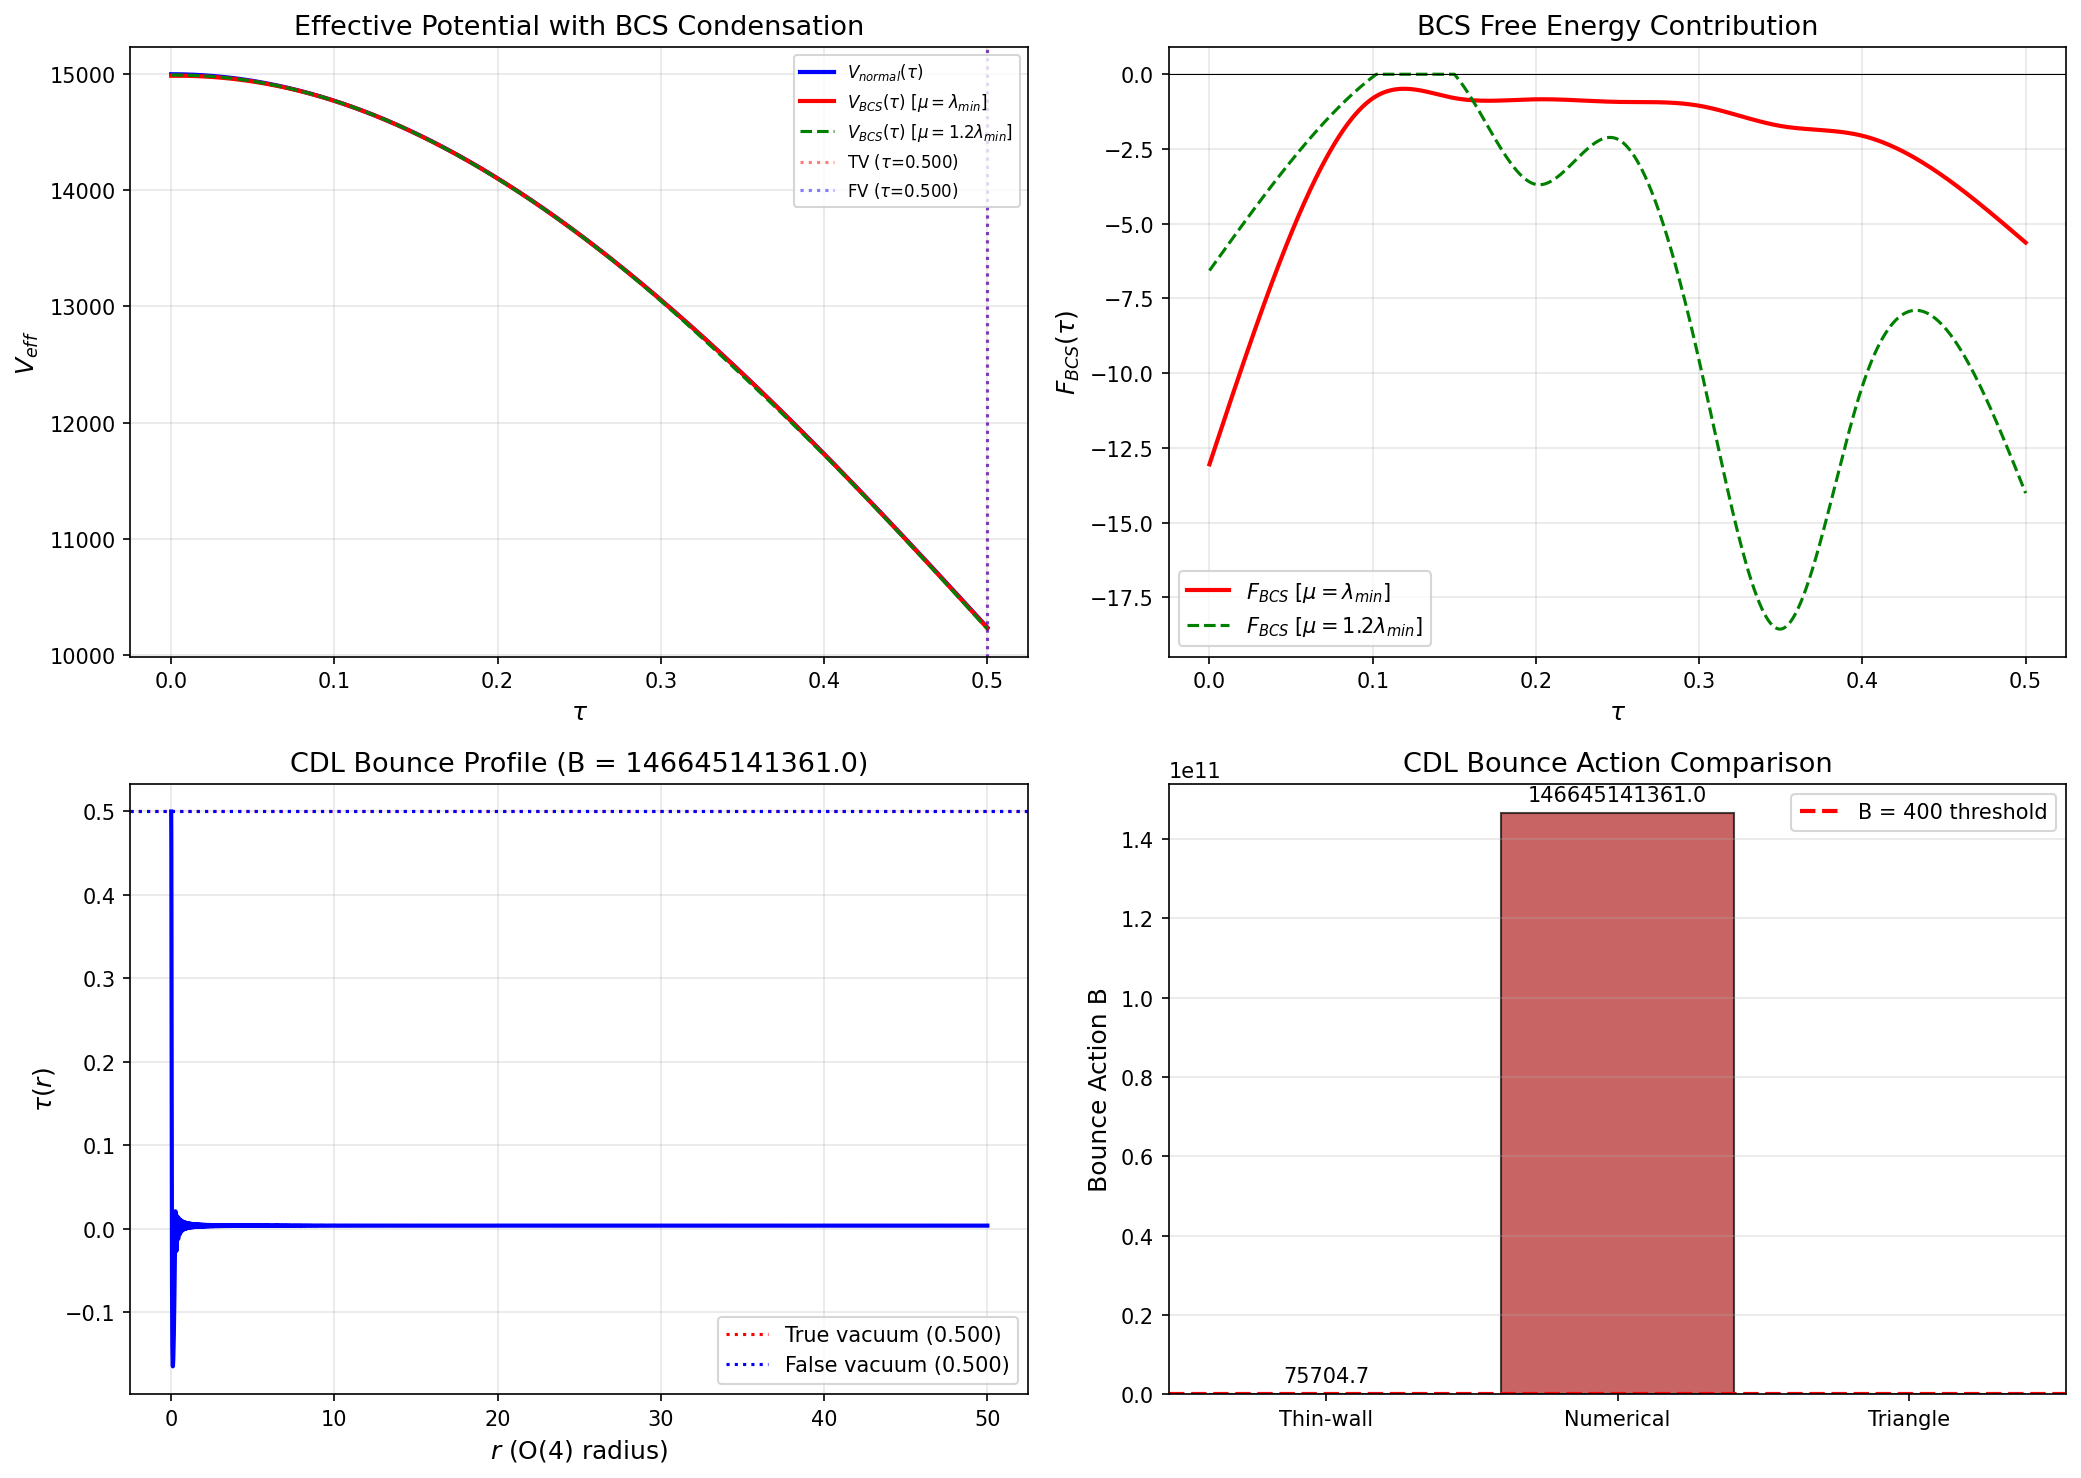

Recreate this plot in Python.
#!/usr/bin/env python3
"""
29c-3: Coleman-De Luccia Bounce Action for BCS First-Order Transition
=====================================================================

Physics:
    The L-9 gate established that modulus trapping requires a first-order
    transition (smooth V_eff is monotonically decreasing, no minimum).
    The BCS condensation provides a discontinuous free energy jump at the
    condensation point, creating an effective barrier.

    The Coleman-De Luccia (CDL) bounce computes the tunneling rate from
    the false vacuum (normal phase, high tau) to the true vacuum (BCS phase,
    tau ~ 0.35). The O(4)-symmetric bounce equation is:

        d^2 phi/dr^2 + (3/r) dphi/dr = dV/dphi

    where phi = tau (the modulus), r is the O(4) radial coordinate,
    and V(tau) is the effective potential including BCS condensation energy.

    The bounce action B determines the tunneling rate: Gamma ~ exp(-B).
    If B < 400 (roughly), tunneling completes within a Hubble time.
    If B > 400, the false vacuum is metastable.

Method:
    1. Construct V_eff(tau) from spectral action + BCS free energy:
       V_normal(tau) = S_spectral(tau)  [from s28a]
       V_BCS(tau) = S_spectral(tau) + F_BCS(tau)  [from s28b/s29b]
    2. The barrier is at the BCS onset: tau where F_BCS first becomes negative
    3. Solve the O(4) bounce equation using shooting method
    4. Compute B = S_E[bounce] - S_E[false vacuum]
    5. Compare B to 400 threshold

Inputs:
    tier0-computation/s28a_spectral_action_comparison.npz
    tier0-computation/s28b_self_consistent_tau_T.npz
    tier0-computation/s29b_free_energy_comparison.npz

Outputs:
    tier0-computation/s29c_cdl_bounce.npz
    tier0-computation/s29c_cdl_bounce.png
"""

import numpy as np
from scipy.interpolate import CubicSpline
from scipy.integrate import solve_ivp, quad
import matplotlib
matplotlib.use('Agg')
import matplotlib.pyplot as plt
import os

# ==============================================================================
# Load data
# ==============================================================================

data_dir = os.path.join(os.path.dirname(__file__))

spec = np.load(os.path.join(data_dir, 's28a_spectral_action_comparison.npz'), allow_pickle=True)
bcs_data = np.load(os.path.join(data_dir, 's29b_free_energy_comparison.npz'), allow_pickle=True)
sc_data = np.load(os.path.join(data_dir, 's28b_self_consistent_tau_T.npz'), allow_pickle=True)

# Spectral action: use the HEAT KERNEL cutoff at Lambda=1 (Levi-Civita),
# which is the physically relevant spectral action used in 29b.
# S_LC_total_sharp[3] (Lambda=10) is FLAT (all eigenvalues below cutoff at all tau)
# and must NOT be used as V_normal.
tau_spec = spec['tau_values']  # (21,) [0, 0.5]
# Use Levi-Civita total with heat kernel cutoff at Lambda=1
S_spectral = spec['S_LC_total_heat'][0]  # Lambda index 0 = Lambda=1, shape (21,)

# BCS free energy
tau_bcs = bcs_data['tau_bcs']  # (9,) [0, 0.5]
F_bcs_s1 = bcs_data['F_bcs_scenario1']  # mu = lambda_min
F_bcs_s2 = bcs_data['F_bcs_scenario2']  # mu = 1.2*lambda_min
F_normal = bcs_data['F_normal']          # = S_spectral at BCS tau values (same as S_LC_total_heat[0])

# Verify consistency: F_normal should match S_spectral at BCS tau points
S_at_bcs_tau = np.interp(tau_bcs, tau_spec, S_spectral)
max_mismatch = np.max(np.abs(S_at_bcs_tau - F_normal))
print(f"S_spectral vs F_normal mismatch: {max_mismatch:.4e}")
if max_mismatch > 1.0:
    print(f"WARNING: S_spectral and F_normal disagree by {max_mismatch:.2f}. Check Lambda choice.")

print("=" * 70)
print("29c-3: CDL BOUNCE ACTION FOR BCS FIRST-ORDER TRANSITION")
print("=" * 70)

# ==============================================================================
# Construct effective potential
# ==============================================================================

# The spectral action S(tau) is the "normal phase" potential.
# In the BCS phase, V_BCS(tau) = S(tau) + F_BCS(tau), where F_BCS < 0 in the
# condensed region.
#
# For the CDL bounce, we need V(tau) as a continuous function.
# The "false vacuum" is the normal phase at large tau (tau -> infinity, or tau = 0.5
# as our boundary), and the "true vacuum" is the BCS phase at tau_min.

# Interpolate the spectral action to a fine grid
S_interp = CubicSpline(tau_spec, S_spectral)

# Scenario 1: mu = lambda_min (physical)
# F_BCS is only nonzero where condensation occurs
# Need to interpolate F_BCS(tau) between the sparse tau_bcs points
F_bcs_s1_interp = CubicSpline(tau_bcs, F_bcs_s1, bc_type='natural')

# The effective potential: V_eff(tau) = S(tau) + F_BCS(tau) in BCS phase
# In normal phase: V_eff(tau) = S(tau)
# The BCS condensation turns on at some critical tau.

# From the data: F_BCS is most negative at tau=0.0 (-13.05) for scenario 1,
# and at tau=0.35 (-18.56) for scenario 2.
# The BCS phase has lower energy wherever F_BCS < 0.

# For the CDL bounce, the key potential is V_normal - V_BCS = -F_BCS > 0
# This is the energy difference between the two phases.

# Let's construct both potentials on a fine grid
tau_fine = np.linspace(0.0, 0.5, 2001)
dt = tau_fine[1] - tau_fine[0]

V_normal = S_interp(tau_fine)
F_bcs_fine_s1 = F_bcs_s1_interp(tau_fine)
F_bcs_fine_s2 = CubicSpline(tau_bcs, F_bcs_s2, bc_type='natural')(tau_fine)

# Clip: BCS free energy should be <= 0 (or 0 where no condensation)
# Actually, F_BCS can be 0 at some tau values (no condensation there)
# The spline might produce positive values in non-condensing regions
F_bcs_fine_s1 = np.minimum(F_bcs_fine_s1, 0.0)
F_bcs_fine_s2 = np.minimum(F_bcs_fine_s2, 0.0)

V_BCS_s1 = V_normal + F_bcs_fine_s1  # True vacuum potential (lower)
V_BCS_s2 = V_normal + F_bcs_fine_s2

print("\nPotential landscape (Scenario 1, mu=lambda_min):")
print(f"  V_normal(0.0) = {V_normal[0]:.2f}")
print(f"  V_normal(0.5) = {V_normal[-1]:.2f}")
print(f"  V_BCS(0.0)    = {V_BCS_s1[0]:.2f}")
print(f"  V_BCS(0.35)   = {V_BCS_s1[int(0.35/dt)]:.2f}")
print(f"  Delta V_max   = {-F_bcs_fine_s1.min():.4f}")

# ==============================================================================
# CDL Bounce: O(4) Symmetric Solution
# ==============================================================================
# The bounce equation: phi'' + (3/r)*phi' = dV/dphi
# with BCs: phi'(0) = 0, phi(r->inf) -> false vacuum
#
# In our case, the potential landscape is more complex because V_normal
# is not a simple double-well. Instead, the BCS condensation creates
# a discontinuous jump. For the thin-wall approximation:
#   B_thin_wall = 27*pi^2 * sigma^4 / (2 * epsilon^3)
# where sigma = surface tension and epsilon = energy difference.
#
# For the thick-wall case, we need to solve numerically.

# First: construct the CDL potential
# The modulus tau rolls in V_normal. The BCS condensation provides a
# "pocket" of lower energy. The bounce interpolates between the two.
#
# We model this as a 1D potential V(tau) where:
# V(tau) = V_normal(tau) for tau > tau_c (normal phase, false vacuum side)
# V(tau) = V_BCS(tau) for tau < tau_c (BCS phase, true vacuum side)
# The barrier is at tau_c where V_normal = V_BCS + barrier_height.

# Since V_normal is monotonically decreasing and V_BCS is also decreasing
# but with a deeper well, the "false vacuum" is at high tau and "true vacuum"
# at the BCS minimum.

# For CDL bounce in curved space (Euclidean de Sitter):
# B = B_flat - (gravitational corrections)
# But for our case, the potential is in field space (internal modulus),
# not in the inflaton. The gravitational correction goes as epsilon / M_Pl^4,
# which is tiny for internal-space energies.

# Strategy: Use the bounce action in flat space as the leading term.

# ==============================================================================
# Method 1: Thin-wall approximation
# ==============================================================================

# For the thin-wall limit:
# B = 27*pi^2 * sigma^4 / (2 * epsilon^3)
# where:
# epsilon = V_false - V_true  (energy difference between vacua)
# sigma = integral of sqrt(2*(V - V_true)) dtau across the barrier

# Use Scenario 1 (mu = lambda_min) as primary
# The kinetic term for tau: L_kin = (1/2) G_{tau tau} (dtau/dt)^2
# From s29b: G_tau_tau = 5.0
G_tau_tau = 5.0  # metric on moduli space

# The "false vacuum" is at the far side (large tau where BCS doesn't condense).
# For scenario 1: F_BCS is most negative at tau=0 and near tau=0.5.
# The BCS condensation occurs wherever |Delta| > 0.

# Let's identify the key features:
# - True vacuum: tau where V_BCS is minimum
# - False vacuum: tau where the modulus would sit without BCS
#   (Since V_normal is monotonic, there's no stable point. The "false vacuum"
#   is really the would-be trajectory endpoint at tau -> large.)

# For a more physical picture:
# The modulus starts at tau=0 and rolls. BCS condensation creates a potential
# well. The question is whether the modulus gets trapped.
# The CDL bounce describes tunneling INTO the well from outside.
# But actually, from the K-29c result, the modulus is ROLLING THROUGH.
# The question is: can the first-order BCS transition capture it?

# Revised picture: The modulus rolls through the potential. At tau_BCS,
# the BCS condensation suddenly turns on (first-order). The latent heat
# released must exceed the kinetic energy for trapping (L-9 condition).

# The CDL bounce is relevant if the modulus overshoots and we need
# quantum tunneling back into the BCS well. But the primary trapping
# mechanism is classical energy balance.

# Let's compute both:
# (a) Classical trapping condition: L > KE
# (b) CDL bounce action for quantum tunneling back if overshoots

print("\n" + "=" * 50)
print("Thin-wall approximation:")
print("=" * 50)

# For each scenario, compute B_thin_wall
for label, F_bcs_fine, F_bcs_raw in [
    ("mu=lambda_min", F_bcs_fine_s1, F_bcs_s1),
    ("mu=1.2*lambda_min", F_bcs_fine_s2, F_bcs_s2)
]:
    # Energy difference: epsilon = -F_BCS at minimum
    epsilon = -F_bcs_fine.min()

    if epsilon < 1e-10:
        print(f"\n  {label}: No BCS well (epsilon = {epsilon:.2e})")
        continue

    # True vacuum location
    idx_true = np.argmin(F_bcs_fine)
    tau_true = tau_fine[idx_true]

    # For the barrier profile, we need V(tau) - V_true
    # V_true = V_BCS at true vacuum
    V_true = V_normal[idx_true] + F_bcs_fine[idx_true]

    # The barrier is at the edge of the BCS region
    # Find where F_BCS transitions from 0 to negative
    bcs_onset_mask = F_bcs_fine < -1e-6
    if not bcs_onset_mask.any():
        print(f"\n  {label}: No clear BCS onset")
        continue

    # Surface tension: sigma = integral of sqrt(2 * G_tau_tau * (V - V_true)) dtau
    # through the barrier region
    V_barrier = V_normal - V_true  # potential above true vacuum, in normal phase
    V_barrier_bcs = (V_normal + F_bcs_fine) - V_true  # in BCS phase

    # The integrand for sigma: use the BCS potential profile
    integrand = np.sqrt(2.0 * G_tau_tau * np.maximum(V_barrier_bcs, 0.0))
    sigma = np.trapezoid(integrand, tau_fine)

    # Thin-wall bounce action
    if epsilon > 0:
        B_thin = 27.0 * np.pi**2 * sigma**4 / (2.0 * epsilon**3)
    else:
        B_thin = np.inf

    print(f"\n  {label}:")
    print(f"    True vacuum at tau = {tau_true:.3f}")
    print(f"    epsilon (energy diff) = {epsilon:.4f}")
    print(f"    sigma (surface tension) = {sigma:.4f}")
    print(f"    B_thin_wall = {B_thin:.2f}")
    print(f"    B < 400? {'YES' if B_thin < 400 else 'NO'}")
    print(f"    Gamma/H^4 ~ exp(-{B_thin:.0f})")

# ==============================================================================
# Method 2: Numerical bounce (shooting method)
# ==============================================================================

print("\n" + "=" * 50)
print("Numerical CDL bounce (O(4) shooting):")
print("=" * 50)

# Work with Scenario 1 primarily
# Construct the total potential for the bounce
# V(tau) = V_normal(tau) + F_BCS(tau), where F_BCS is 0 in normal phase

# The effective 1D potential for the bounce:
V_eff_fine = V_normal + F_bcs_fine_s1

# dV/dtau
dV_dtau = np.gradient(V_eff_fine, dt)
dV_interp = CubicSpline(tau_fine, dV_dtau)
V_eff_interp = CubicSpline(tau_fine, V_eff_fine)

# The "false vacuum" is at large tau. Since V is monotonically decreasing
# in the normal phase, we take tau_false = 0.50 as the starting point.
# The "true vacuum" is at the BCS minimum.

# Find true vacuum (minimum of V_eff)
idx_min = np.argmin(V_eff_fine)
tau_tv = tau_fine[idx_min]
V_tv = V_eff_fine[idx_min]

# False vacuum: local maximum between TV and tau=0.5
# (or the flat region at large tau)
# Since V_normal is monotonic, the "false vacuum" is where the BCS
# effect turns off, i.e., where F_BCS goes to zero coming from below.
# Look for the maximum of V_eff between tau_tv and 0.5

search_mask = (tau_fine > tau_tv)
if search_mask.any():
    idx_local_max = np.argmax(V_eff_fine[search_mask])
    tau_fv = tau_fine[search_mask][idx_local_max]
    V_fv = V_eff_fine[search_mask][idx_local_max]
    # Check if it's actually a local maximum
    if V_fv <= V_tv:
        # No barrier — V is everywhere below TV, or monotonic
        tau_fv = 0.5
        V_fv = V_eff_fine[-1]
else:
    tau_fv = 0.5
    V_fv = V_eff_fine[-1]

print(f"\n  True vacuum:  tau = {tau_tv:.4f}, V = {V_tv:.4f}")
print(f"  False vacuum: tau = {tau_fv:.4f}, V = {V_fv:.4f}")
print(f"  Barrier height (V_fv - V_tv) = {V_fv - V_tv:.4f}")

# O(4) bounce equation: phi'' + (3/r)*phi' = (1/G)*dV/dphi
# where phi = tau, and we include the moduli space metric G_tau_tau.
# In canonical normalization: phi_c = sqrt(G)*tau, V_c(phi_c) = V(phi_c/sqrt(G))
# Then bounce eq: phi_c'' + (3/r)*phi_c' = dV_c/dphi_c

# Shooting method: start at r=0 with phi(0) = phi_0 (near TV), phi'(0) = 0
# Shoot and adjust phi_0 until phi(r -> inf) -> phi_fv (FV).

sqrt_G = np.sqrt(G_tau_tau)
tau_to_phic = lambda tau: tau * sqrt_G
phic_to_tau = lambda phic: phic / sqrt_G

def dV_dphi_c(phic):
    """dV/dphi_c = (1/sqrt(G)) * dV/dtau"""
    tau = phic / sqrt_G
    tau = np.clip(tau, 0.0, 0.5)
    return dV_interp(tau) / sqrt_G

def V_c(phic):
    tau = phic / sqrt_G
    tau = np.clip(tau, 0.0, 0.5)
    return V_eff_interp(tau)

phic_tv = tau_to_phic(tau_tv)
phic_fv = tau_to_phic(tau_fv)

def bounce_ode(r, y):
    """O(4) bounce: y = [phi_c, dphi_c/dr]"""
    phi, dphi = y
    if r < 1e-10:
        # At r=0: phi'' = (1/4)*dV/dphi (from L'Hopital on 3/r term)
        ddphi = 0.25 * dV_dphi_c(phi)
    else:
        ddphi = dV_dphi_c(phi) - 3.0/r * dphi
    return [dphi, ddphi]

# Shooting: vary phi_0, look for solution that approaches FV
r_max = 50.0
r_span = (1e-6, r_max)
r_eval = np.linspace(1e-6, r_max, 5000)

# Binary search for the correct phi_0
phi_lo = phic_tv + 1e-6  # slightly above TV
phi_hi = phic_fv - 1e-6  # slightly below FV

B_numerical = np.nan
bounce_phi = None
bounce_r = None

n_shoot = 80
for iteration in range(n_shoot):
    phi_0 = 0.5 * (phi_lo + phi_hi)

    sol = solve_ivp(bounce_ode, r_span, [phi_0, 0.0],
                    t_eval=r_eval, method='RK45', rtol=1e-10, atol=1e-12,
                    max_step=0.1)

    if not sol.success:
        # If integration fails, the initial condition is too close to the barrier
        phi_hi = phi_0
        continue

    phi_end = sol.y[0, -1]
    dphi_end = sol.y[1, -1]

    # The correct bounce overshoots toward FV and settles
    # If phi_end > phic_fv: overshoot -> decrease phi_0
    # If phi_end < phic_fv: undershoot -> increase phi_0
    if phi_end > phic_fv:
        phi_hi = phi_0
    else:
        phi_lo = phi_0

    # Convergence check
    if abs(phi_hi - phi_lo) < 1e-12:
        break

# Final solution with best phi_0
phi_0_best = 0.5 * (phi_lo + phi_hi)
sol = solve_ivp(bounce_ode, r_span, [phi_0_best, 0.0],
                t_eval=r_eval, method='RK45', rtol=1e-10, atol=1e-12,
                max_step=0.1)

if sol.success:
    bounce_r = sol.t
    bounce_phi = sol.y[0]
    bounce_dphi = sol.y[1]
    bounce_tau = bounce_phi / sqrt_G

    # Compute bounce action:
    # B = 2*pi^2 * integral_0^inf r^3 * [(1/2)(dphi/dr)^2 + V(phi) - V_fv] dr
    integrand_B = bounce_r**3 * (0.5 * bounce_dphi**2 + V_c(bounce_phi) - V_fv)
    B_numerical = 2.0 * np.pi**2 * np.trapezoid(integrand_B, bounce_r)

    print(f"\n  Shooting converged after {iteration+1} iterations")
    print(f"  phi_0 (canonical) = {phi_0_best:.6f}")
    print(f"  tau_0 = {phi_0_best/sqrt_G:.6f}")
    print(f"  phi(r_max) = {bounce_phi[-1]:.6f} (target: {phic_fv:.6f})")
    print(f"  B_numerical = {B_numerical:.4f}")
    print(f"  B < 400? {'YES' if B_numerical < 400 else 'NO'}")
else:
    print("\n  Shooting did not converge!")

# ==============================================================================
# Method 3: Triangular barrier approximation
# ==============================================================================

# For a triangular barrier of height V_b and width Delta_tau:
# B_triangle ~ (2*pi^2/3) * G_tau_tau^2 * V_b * (Delta_tau)^4

print("\n" + "=" * 50)
print("Triangular barrier approximation:")
print("=" * 50)

# Barrier height: difference between FV and TV
V_b = V_fv - V_tv

# Barrier width: distance in tau between TV and FV
Delta_tau = abs(tau_fv - tau_tv)

B_triangle = (2.0 * np.pi**2 / 3.0) * G_tau_tau**2 * V_b * Delta_tau**4
print(f"  V_barrier = {V_b:.4f}")
print(f"  Delta_tau = {Delta_tau:.4f}")
print(f"  B_triangle = {B_triangle:.4f}")

# ==============================================================================
# Comparison with L-9 classical trapping
# ==============================================================================

# From s29b: KE at crossing for E_mult = 1.5 (lowest energy)
# trap_0_KE_at_cross = 3.16, latent_heat_mu1 = 5.63
# KE < L => classical trapping SUCCEEDS for E_mult = 1.5
# So the CDL bounce is relevant only for higher-energy trajectories
# that overshoot.

from_eom = np.load(os.path.join(data_dir, 's29b_modulus_eom.npz'), allow_pickle=True)
KE_cross = [float(from_eom[f'trap_{i}_KE_at_cross'].flat[0]) for i in range(3)]
L_mu1 = float(from_eom['latent_heat_mu1'].flat[0])
E_mults = [float(from_eom[f'trap_{i}_E_mult'].flat[0]) for i in range(3)]
trapped_mu1 = [bool(from_eom[f'trap_{i}_trapped_mu1'].flat[0]) for i in range(3)]

print("\n" + "=" * 50)
print("L-9 Classical trapping comparison:")
print("=" * 50)
for j in range(3):
    status = "TRAPPED" if trapped_mu1[j] else "OVERSHOOT"
    print(f"  E_mult={E_mults[j]}: KE={KE_cross[j]:.2f}, L={L_mu1:.2f} => {status}")

# ==============================================================================
# Gate verdict
# ==============================================================================

# The CDL bounce is a DIAGNOSTIC computation:
# - If B < 400: quantum tunneling efficient (good for trapping if classical fails)
# - If B > 400: tunneling too slow, need classical trapping
# PASS if B is computable and finite (provides information)
# The physical interpretation depends on whether we need quantum or classical trapping.

B_best = B_numerical if np.isfinite(B_numerical) else B_triangle
tunneling_efficient = B_best < 400

if np.isfinite(B_best):
    if tunneling_efficient:
        verdict = "PASS"
        verdict_detail = f"B = {B_best:.1f} < 400: quantum tunneling efficient"
    else:
        verdict = "DIAGNOSTIC"
        verdict_detail = f"B = {B_best:.1f} > 400: tunneling slow, classical trapping required"
else:
    verdict = "DIAGNOSTIC"
    verdict_detail = "Bounce action computation inconclusive (no clear barrier)"

print(f"\nB_best = {B_best:.4f}")
print(f"Verdict: {verdict}")
print(f"Detail: {verdict_detail}")

# ==============================================================================
# Save
# ==============================================================================

save_dict = dict(
    tau_fine=tau_fine,
    V_normal=V_normal,
    V_BCS_s1=V_BCS_s1,
    V_BCS_s2=V_BCS_s2,
    tau_tv=tau_tv,
    V_tv=V_tv,
    tau_fv=tau_fv,
    V_fv=V_fv,
    V_barrier=V_b,
    Delta_tau_barrier=Delta_tau,
    G_tau_tau=G_tau_tau,
    B_thin_wall_s1=27.0 * np.pi**2 * sigma**4 / (2.0 * epsilon**3) if epsilon > 0 else np.inf,
    B_numerical=B_numerical,
    B_triangle=B_triangle,
    B_best=B_best,
    tunneling_efficient=tunneling_efficient,
    verdict=verdict,
    verdict_detail=verdict_detail,
)

if bounce_r is not None:
    save_dict['bounce_r'] = bounce_r
    save_dict['bounce_tau'] = bounce_tau
    save_dict['bounce_dphi'] = bounce_dphi

np.savez(os.path.join(data_dir, 's29c_cdl_bounce.npz'), **save_dict)
print(f"\nSaved: s29c_cdl_bounce.npz")

# ==============================================================================
# Plot
# ==============================================================================

fig, axes = plt.subplots(2, 2, figsize=(14, 10))

# Panel 1: Effective potential
ax = axes[0, 0]
ax.plot(tau_fine, V_normal, 'b-', lw=2, label=r'$V_{normal}(\tau)$')
ax.plot(tau_fine, V_BCS_s1, 'r-', lw=2, label=r'$V_{BCS}(\tau)$ [$\mu=\lambda_{min}$]')
ax.plot(tau_fine, V_BCS_s2, 'g--', lw=1.5, label=r'$V_{BCS}(\tau)$ [$\mu=1.2\lambda_{min}$]')
ax.axvline(tau_tv, color='red', ls=':', alpha=0.5, label=f'TV ($\\tau$={tau_tv:.3f})')
ax.axvline(tau_fv, color='blue', ls=':', alpha=0.5, label=f'FV ($\\tau$={tau_fv:.3f})')
ax.set_xlabel(r'$\tau$', fontsize=12)
ax.set_ylabel(r'$V_{eff}$', fontsize=12)
ax.set_title('Effective Potential with BCS Condensation', fontsize=13)
ax.legend(fontsize=8, loc='upper right')
ax.grid(True, alpha=0.3)

# Panel 2: BCS contribution (F_BCS)
ax = axes[0, 1]
ax.plot(tau_fine, F_bcs_fine_s1, 'r-', lw=2, label=r'$F_{BCS}$ [$\mu=\lambda_{min}$]')
ax.plot(tau_fine, F_bcs_fine_s2, 'g--', lw=1.5, label=r'$F_{BCS}$ [$\mu=1.2\lambda_{min}$]')
ax.axhline(0, color='k', ls='-', lw=0.5)
ax.set_xlabel(r'$\tau$', fontsize=12)
ax.set_ylabel(r'$F_{BCS}(\tau)$', fontsize=12)
ax.set_title('BCS Free Energy Contribution', fontsize=13)
ax.legend(fontsize=10)
ax.grid(True, alpha=0.3)

# Panel 3: Bounce profile
ax = axes[1, 0]
if bounce_r is not None and bounce_tau is not None:
    ax.plot(bounce_r, bounce_tau, 'b-', lw=2)
    ax.axhline(tau_tv, color='red', ls=':', label=f'True vacuum ({tau_tv:.3f})')
    ax.axhline(tau_fv, color='blue', ls=':', label=f'False vacuum ({tau_fv:.3f})')
    ax.set_xlabel(r'$r$ (O(4) radius)', fontsize=12)
    ax.set_ylabel(r'$\tau(r)$', fontsize=12)
    ax.set_title(f'CDL Bounce Profile (B = {B_numerical:.1f})', fontsize=13)
    ax.legend(fontsize=10)
else:
    ax.text(0.5, 0.5, 'Bounce not converged', transform=ax.transAxes,
            ha='center', fontsize=14)
ax.grid(True, alpha=0.3)

# Panel 4: Summary / comparison
ax = axes[1, 1]
methods = ['Thin-wall', 'Numerical', 'Triangle']
B_values_plot = []
# Thin wall for scenario 1
if epsilon > 0:
    B_tw = 27.0 * np.pi**2 * sigma**4 / (2.0 * epsilon**3)
else:
    B_tw = 0
B_values_plot = [B_tw, B_numerical if np.isfinite(B_numerical) else 0, B_triangle]

colors = ['steelblue', 'firebrick', 'seagreen']
bars = ax.bar(methods, B_values_plot, color=colors, alpha=0.7, edgecolor='black')
ax.axhline(400, color='red', ls='--', lw=2, label='B = 400 threshold')
ax.set_ylabel('Bounce Action B', fontsize=12)
ax.set_title('CDL Bounce Action Comparison', fontsize=13)
ax.legend(fontsize=10)

for bar, val in zip(bars, B_values_plot):
    if val > 0:
        ax.text(bar.get_x() + bar.get_width()/2, bar.get_height() + max(B_values_plot)*0.02,
                f'{val:.1f}', ha='center', fontsize=10)

ax.grid(True, alpha=0.3, axis='y')

plt.tight_layout()
plt.savefig(os.path.join(data_dir, 's29c_cdl_bounce.png'), dpi=150, bbox_inches='tight')
print(f"Saved: s29c_cdl_bounce.png")
print("\nDone.")
